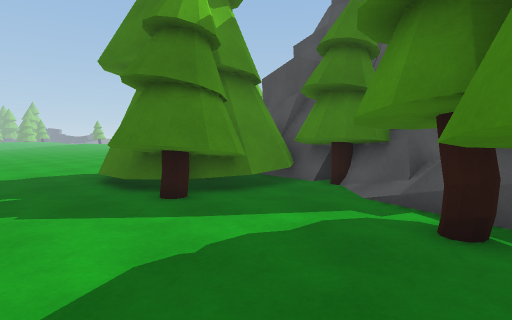
[1] (above)

24 first-person views from a walk through a 3-D level made in the Unity game engine. The camera is 1.2 m above the floor, tilts 4° down and sees 80° across. The floor is counted in squares, 1 m on a side. Each view is taken from the middle of a square. On the plan, view 1 faces up. The plan holds only what a view shows up to about 13 squares ahead; the rest is blank. The place goes on beyond the plan. The player is left out. Some animated figures are left out.

[2]
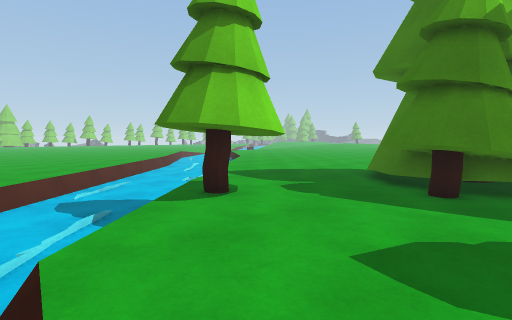

[3]
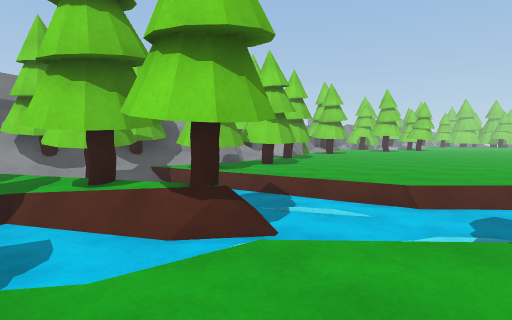

[4]
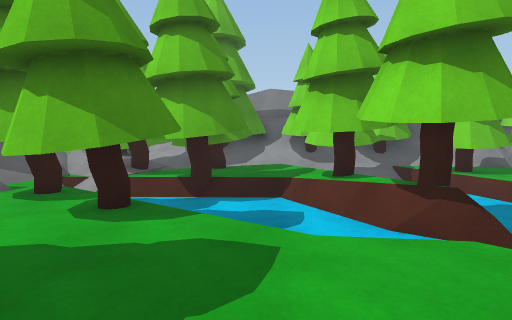

[5]
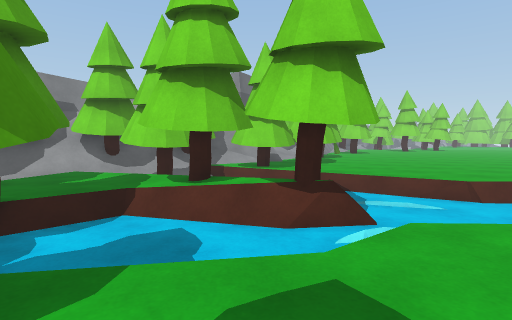

[6]
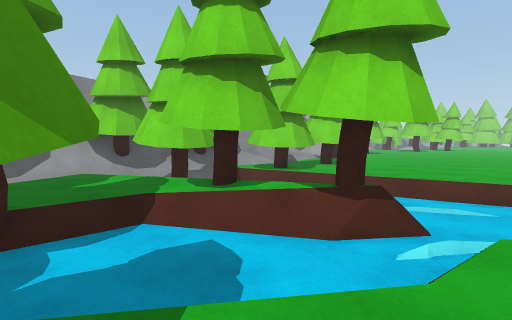

[7]
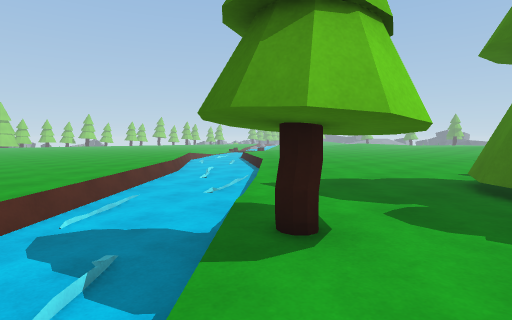

[8]
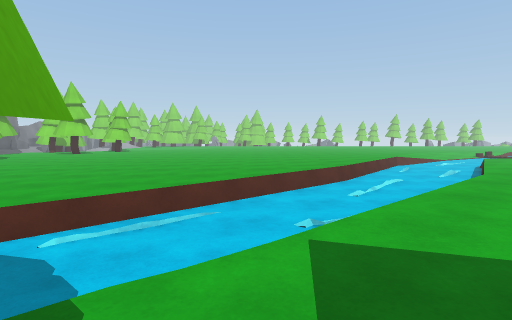

[9]
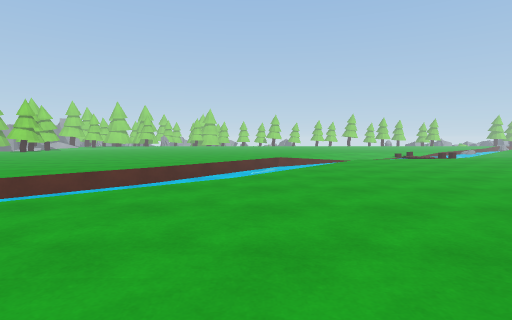

[10]
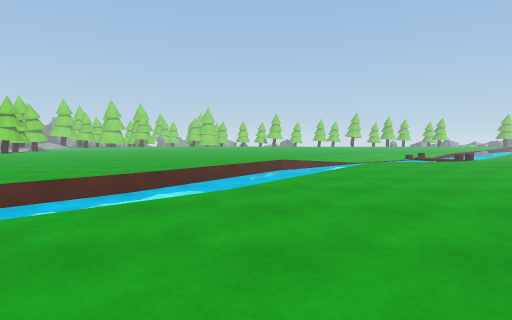

[11]
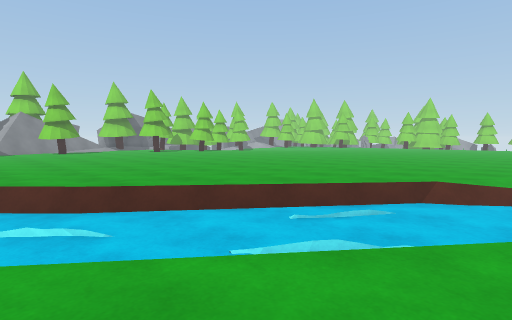

[12]
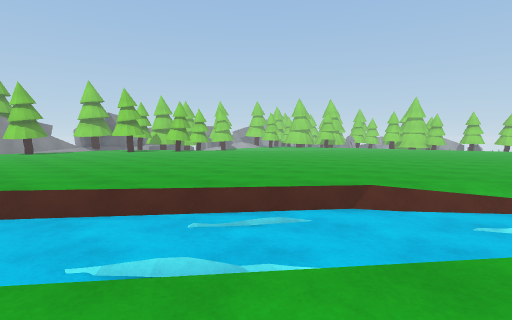

[13]
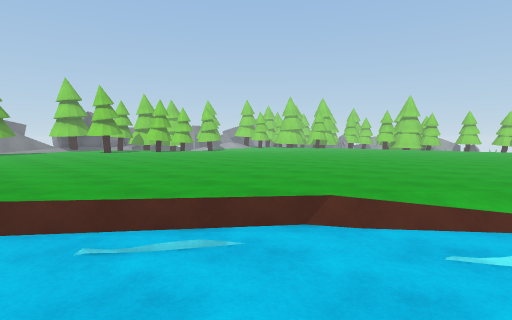

[14]
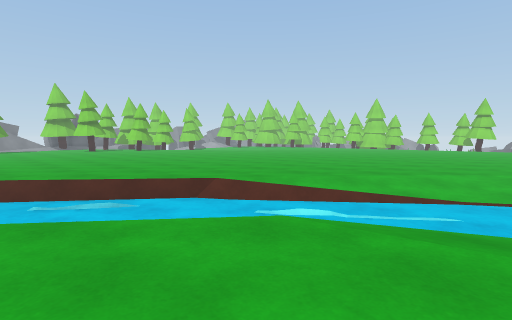

[15]
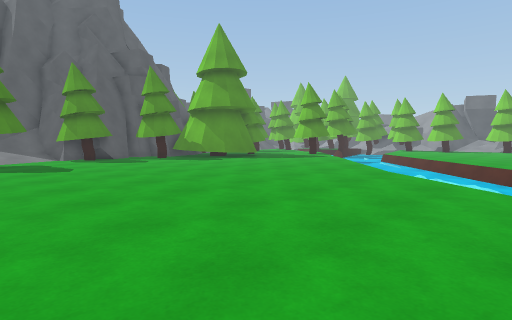

[16]
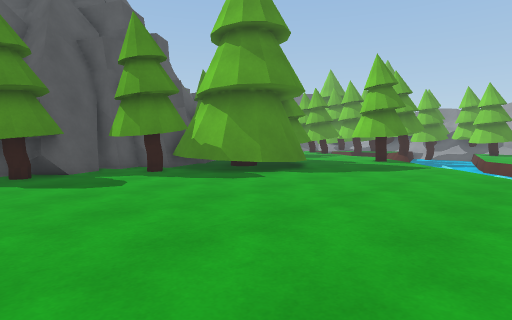

[17]
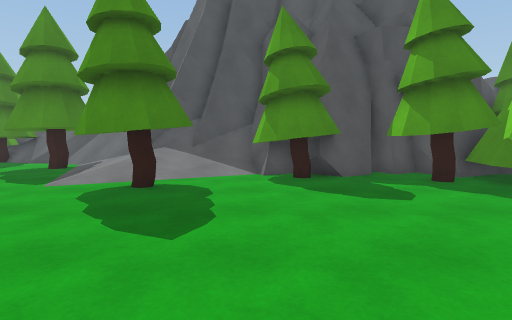

[18]
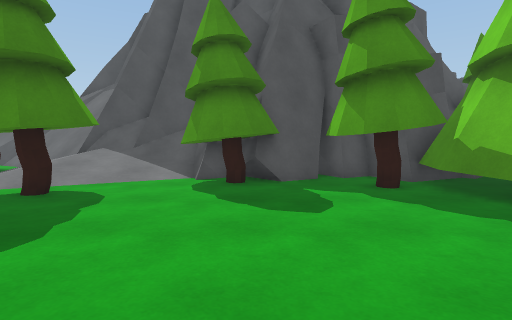

[19]
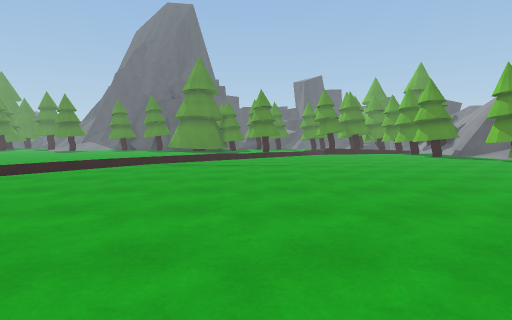

[20]
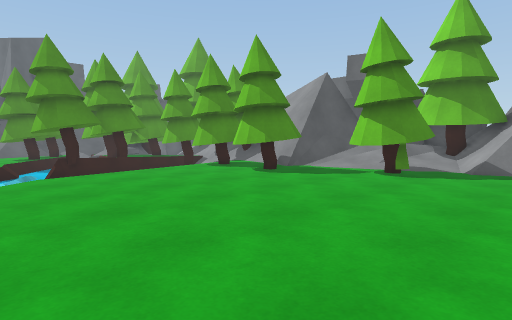

[21]
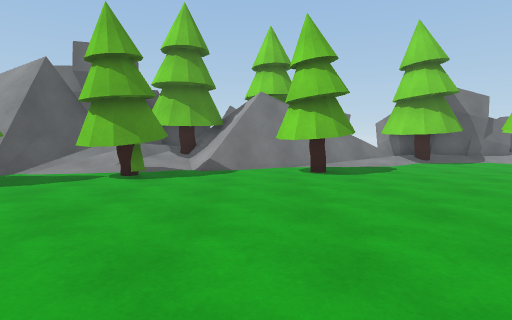

[22]
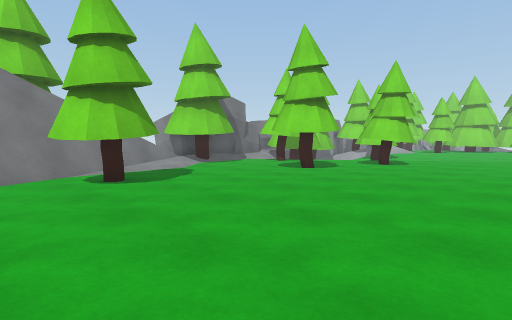

[23]
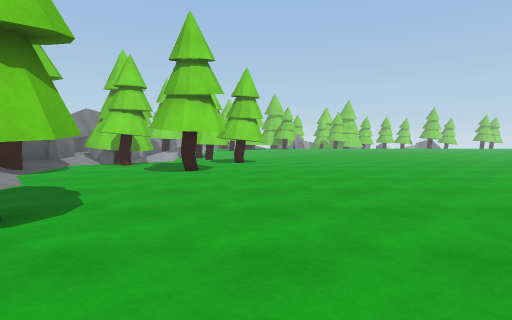

[24]
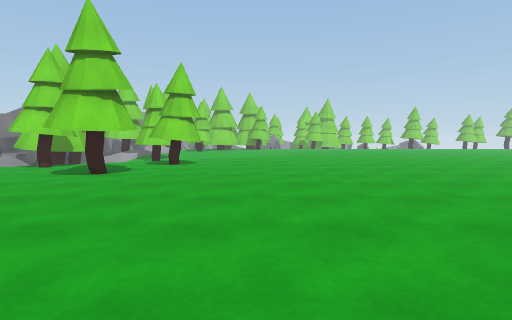

### Floor plan
Key: @ floor where view 1 was taken; # wall or solid block; x gap in a wall; . main floor; : floor 0.25 m higher than the main floor; - floor 0.25 m lower than the main floor; _ floor 0.5 m lower than the main floor; / step, stairs or slope; = window, fence, low wall or low ledge; ^ raised ledge; v drop or lower ground; O other object.
Columns run from 32 left of view 1 to 4 right of it. Each row starts with its distance up from view 1.
 23            .........      ...# ////=#
 22       //.....................##/////#
 21 -_____/-.....................##.///##
 20 --______........................////#
 19 .-//_____......................######
 18 ...//_____/....................##
 17 ....-/_____=...................##
 16 .....//____#=...................#
 15 ....../_____/_/...............###
 14 ........_/__/__=..............##
 13 ........//______=.............#
 12 ..........=______/...........##
 11  ..........=______/.........##
 10   ..........=/_____=........#
  9    ...........#______.......#
  8     ...........=____ _......## #####
  7    ............./_____=......###..###
  6 ................./_____=.....###...=#
  5 .................//_____/.....##.. ##
  4 ..................//_____.###.....##
  3 ...................//____/^##.....#
  2 ....................=#____##......#
  1 ......................_____v......
  0 ......................#_____=...@.
 -1 .......................=____xv//.##
 -2 .......................=___==__/.##
 -3 ........................___###___###
 -4 ........................___ ^=____ #
 -5 ........................=_  ^#=____#
 -6 ........................v_  =^^=##_#
 -7 ....................##.##    ^..^^^^
 -8 ....................#####  ###..^^##
 -9 ..###..........###..##  ^_  ##.^^^#
-10 .. ##....###...## ...#   ##  =.^^
-11 .........###....  //##      =#..
-12 ##....... ##==O//// ##      ###=#
-13 ##........=##=O##/  #        ####
-14  #.   .:=### ###
-15    ##  ####

Where each view was taken, in squares from view 1:
view 1: 0 up, 0 right, facing up
view 2: 1 down, 0 right, facing up-left
view 3: 2 up, 1 left, facing down-left
view 4: 3 up, 1 left, facing down
view 5: 1 up, 1 right, facing down-left
view 6: 0 up, 1 right, facing down-left
view 7: 0 up, 3 left, facing up-left
view 8: 5 up, 5 left, facing left
view 9: 13 up, 6 left, facing left
view 10: 13 up, 8 left, facing left
view 11: 17 up, 16 left, facing down-left
view 12: 18 up, 18 left, facing down-left
view 13: 18 up, 20 left, facing down-left
view 14: 22 up, 20 left, facing down-left
view 15: 23 up, 19 left, facing down-right
view 16: 19 up, 12 left, facing down-right
view 17: 19 up, 10 left, facing right
view 18: 17 up, 9 left, facing right
view 19: 4 up, 32 left, facing right
view 20: 1 up, 20 left, facing down-right
view 21: 0 up, 20 left, facing down
view 22: 2 down, 19 left, facing down-left
view 23: 7 down, 18 left, facing left
view 24: 4 down, 19 left, facing left
